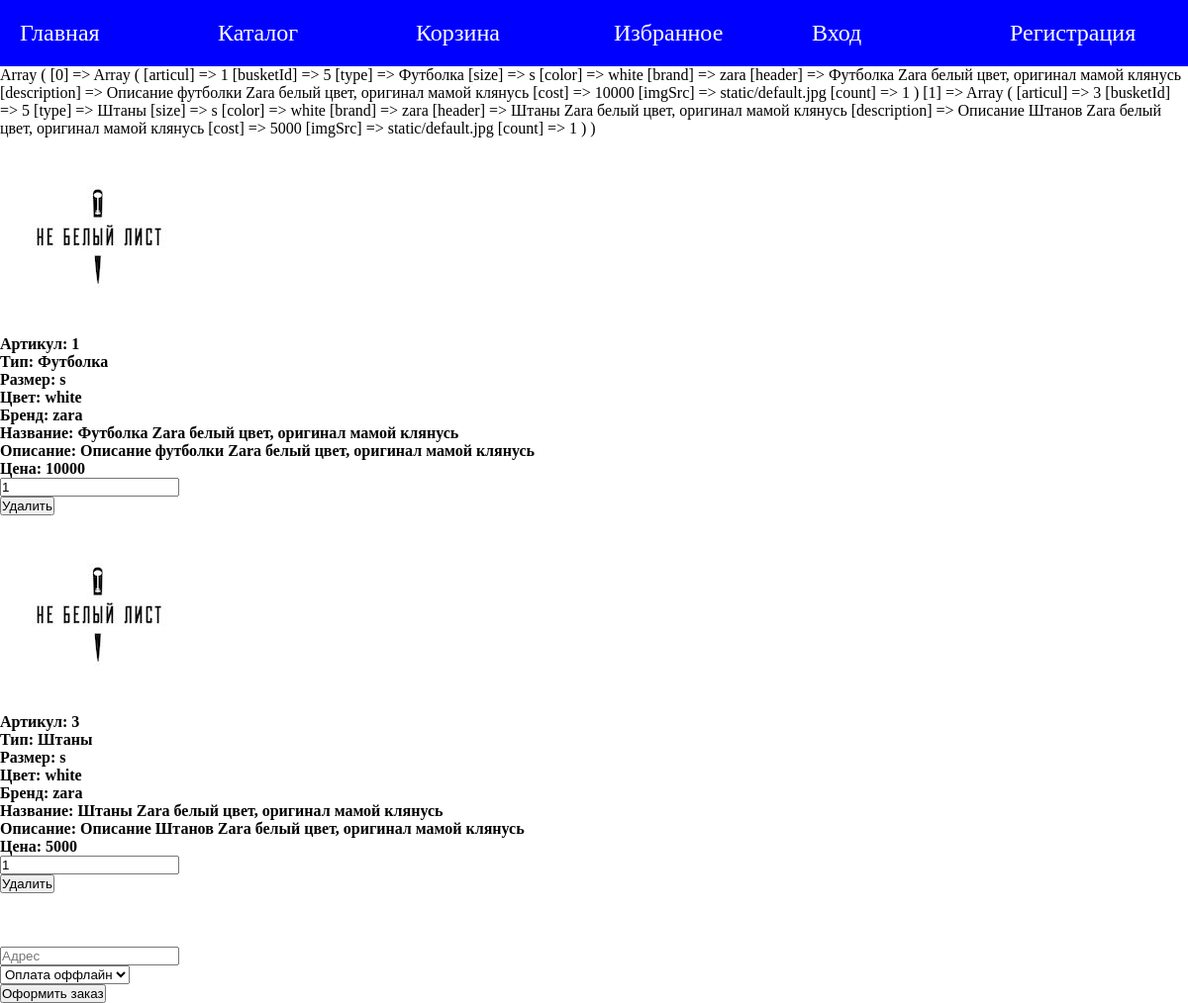
The app's page /basket.php?delFromBasket=2 (signed in) with its own data.
### tables this page shows
CREATE TABLE `busketToCloth` (
  `id` int NOT NULL,
  `busketId` int NOT NULL,
  `clothId` int NOT NULL,
  `count` int NOT NULL
);

CREATE TABLE `cloth` (
  `id` int NOT NULL,
  `type` varchar(100) NOT NULL,
  `size` varchar(100) NOT NULL,
  `color` varchar(100) NOT NULL,
  `brand` varchar(100) NOT NULL,
  `header` varchar(100) NOT NULL,
  `description` text NOT NULL,
  `cost` int NOT NULL,
  `imgSrc` varchar(60) NOT NULL DEFAULT 'static/default.jpg'
);

### api/basket/basketService.php (called while the page is built, shortened)
<?php
require_once ('./api/db.php');
class basketService
{
    protected $connection;
    function __construct($connection)
    {
        $this->connection = $connection;
    }
    public function getOne($basketId)
    {
        $query = "
        SELECT C.id AS articul, BTC.busketId AS busketId, C.type, C.size, C.color, C.brand, C.header, C.description, C.cost, C.imgSrc, BTC.count
        FROM `cloth` AS C, `busketToCloth` AS BTC
        WHERE BTC.clothId = C.id AND BTC.busketId = $basketId;
        ";
        $res = mysqli_query($this->connection, $query);
        $userBasket = [];
        if ($res->num_rows > 0) {
            while ($row = mysqli_fetch_assoc($res)) {
                array_push($userBasket, $row);
            }
        }
        return $userBasket;
    }
}
$basketService = new basketService($connection);

### api/basket/basketController.php (called while the page is built, shortened)
<?php
require_once ('basketService.php');
class basketController
{
    protected $basketService;
    function __construct($basketService)
    {
        $this->basketService = $basketService;
    }
    public function getOne($userId)
    {
        $response = $this->basketService->getOne($userId);
        return $response;
    }
}
$basketController = new basketController($basketService);

### basket.php (the view, shortened to what this page needs)
<?php session_start();
include ('./api/basket/basketController.php');
?>
<!DOCTYPE html>
<html lang="ru">
<head>
  <link rel="stylesheet" href="styles/index.css">
</head>
<body>
  <form action="" method="GET">
    <?php
    require_once ('./components/navbar.php');
    ?>
    <?php
    $basket = $basketController->getOne($_SESSION['basketId']);
    print_r($basket);
    foreach ($basket as $index => $cloth) {
      $imgSrc = $cloth['imgSrc'];
      $articul = $cloth['articul'];
      $type = $cloth['type'];
      $size = $cloth['size'];
      $color = $cloth['color'];
      $brand = $cloth['brand'];
      $header = $cloth['header'];
      $description = $cloth['description'];
      $cost = $cloth['cost'];
      echo "
        <div class='card'>
            <img src='$imgSrc' alt=''> <br>
            <h4> Артикул: $articul </h4>
            <h4> Тип: $type </h4>
            <h4> Размер: $size </h4>
            <h4> Цвет: $color </h4>
            <h4> Бренд: $brand </h4>
            <h4> Название: $header </h4>
            <h4> Описание: $description </h4>
            <h4> Цена: $cost </h4>
                <div class='count'>
                  <input id='count$articul' type='text' name='count$articul' value='1' />
                </div>
                <button name='delFromBasket' value='$articul'> Удалить </button>
        </div>
            ";
    }
    ?>
    <br><br><br>
    <div class="buy">
      <input type="text" name="adress" placeholder="Адрес"> <br>
      <select name="payOffline">
        <option value="1">Оплата оффлайн</option>
      </select> <br>
      <button name="order" value="order">Оформить заказ</button>
    </div>
  </form>
</body>
</html>

### styles/index.css (style rules this page uses)
* { margin: 0; padding: 0; box-sizing: border-box; }

### records on screen
buskettocloth: clothId.imgSrc (placeholder picture), clothId "1", clothId.type "Футболка", clothId.size "s", clothId.color "white", clothId.brand "zara", clothId.header "Футболка Zara белый цвет, оригинал мамой клянусь", clothId.description "Описание футболки Zara белый цвет, оригинал мамой клянусь", clothId.cost "10000"
buskettocloth: clothId.imgSrc (placeholder picture), clothId "3", clothId.type "Штаны", clothId.size "s", clothId.color "white", clothId.brand "zara", clothId.header "Штаны Zara белый цвет, оригинал мамой клянусь", clothId.description "Описание Штанов Zara белый цвет, оригинал мамой клянусь", clothId.cost "5000"
